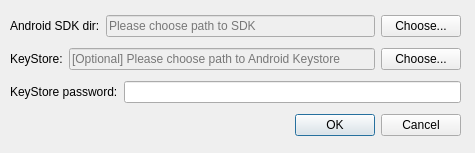
<?xml version="1.0" encoding="UTF-8"?>
<ui version="4.0">
 <class>Preferences</class>
 <widget class="QDialog" name="Preferences">
  <property name="geometry">
   <rect>
    <x>0</x>
    <y>0</y>
    <width>475</width>
    <height>153</height>
   </rect>
  </property>
  <property name="windowTitle">
   <string>Preferences</string>
  </property>
  <widget class="QWidget" name="layoutWidget">
   <property name="geometry">
    <rect>
     <x>10</x>
     <y>10</y>
     <width>451</width>
     <height>134</height>
    </rect>
   </property>
   <layout class="QVBoxLayout" name="verticalLayout">
    <item>
     <layout class="QHBoxLayout" name="horizontalLayout_5">
      <item>
       <widget class="QLabel" name="labelSDK">
        <property name="text">
         <string>Android SDK dir:</string>
        </property>
       </widget>
      </item>
      <item>
       <widget class="QLineEdit" name="lineSDK">
        <property name="enabled">
         <bool>false</bool>
        </property>
        <property name="placeholderText">
         <string>Please choose path to SDK</string>
        </property>
       </widget>
      </item>
      <item>
       <widget class="QPushButton" name="button_SDKPath">
        <property name="text">
         <string>Choose...</string>
        </property>
       </widget>
      </item>
     </layout>
    </item>
    <item>
     <layout class="QHBoxLayout" name="horizontalLayout">
      <item>
       <widget class="QLabel" name="labelkeystore">
        <property name="text">
         <string>KeyStore:</string>
        </property>
       </widget>
      </item>
      <item>
       <widget class="QLineEdit" name="linekeystore">
        <property name="enabled">
         <bool>false</bool>
        </property>
        <property name="statusTip">
         <string/>
        </property>
        <property name="placeholderText">
         <string>[Optional] Please choose path to Android Keystore</string>
        </property>
       </widget>
      </item>
      <item>
       <widget class="QPushButton" name="button_keystore">
        <property name="text">
         <string>Choose...</string>
        </property>
       </widget>
      </item>
     </layout>
    </item>
    <item>
     <layout class="QHBoxLayout" name="horizontalLayout_3">
      <item>
       <widget class="QLabel" name="labelkeystorepass">
        <property name="text">
         <string>KeyStore password:</string>
        </property>
       </widget>
      </item>
      <item>
       <widget class="QLineEdit" name="linekeystorepass">
        <property name="echoMode">
         <enum>QLineEdit::Password</enum>
        </property>
       </widget>
      </item>
     </layout>
    </item>
    <item>
     <widget class="QDialogButtonBox" name="buttonBox">
      <property name="orientation">
       <enum>Qt::Horizontal</enum>
      </property>
      <property name="standardButtons">
       <set>QDialogButtonBox::Cancel|QDialogButtonBox::Ok</set>
      </property>
     </widget>
    </item>
   </layout>
  </widget>
 </widget>
 <resources/>
 <connections>
  <connection>
   <sender>buttonBox</sender>
   <signal>accepted()</signal>
   <receiver>Preferences</receiver>
   <slot>accept()</slot>
   <hints>
    <hint type="sourcelabel">
     <x>248</x>
     <y>254</y>
    </hint>
    <hint type="destinationlabel">
     <x>157</x>
     <y>274</y>
    </hint>
   </hints>
  </connection>
  <connection>
   <sender>buttonBox</sender>
   <signal>rejected()</signal>
   <receiver>Preferences</receiver>
   <slot>reject()</slot>
   <hints>
    <hint type="sourcelabel">
     <x>316</x>
     <y>260</y>
    </hint>
    <hint type="destinationlabel">
     <x>286</x>
     <y>274</y>
    </hint>
   </hints>
  </connection>
 </connections>
</ui>
